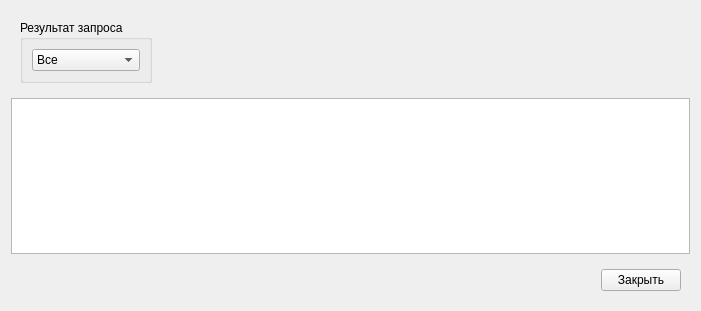
<?xml version="1.0" encoding="UTF-8"?>
<ui version="4.0">
 <class>Form</class>
 <widget class="QWidget" name="Form">
  <property name="geometry">
   <rect>
    <x>0</x>
    <y>0</y>
    <width>701</width>
    <height>311</height>
   </rect>
  </property>
  <property name="windowTitle">
   <string>Form</string>
  </property>
  <layout class="QVBoxLayout" name="verticalLayout_2">
   <item>
    <widget class="QWidget" name="widget_2" native="true">
     <layout class="QHBoxLayout" name="horizontalLayout_2">
      <item>
       <widget class="QGroupBox" name="groupBox">
        <property name="title">
         <string>Результат запроса</string>
        </property>
        <layout class="QVBoxLayout" name="verticalLayout">
         <item>
          <widget class="QComboBox" name="cb_request_result_type2">
           <item>
            <property name="text">
             <string>Все</string>
            </property>
           </item>
           <item>
            <property name="text">
             <string>Успешно</string>
            </property>
           </item>
           <item>
            <property name="text">
             <string>С ошибкой</string>
            </property>
           </item>
          </widget>
         </item>
        </layout>
       </widget>
      </item>
      <item>
       <spacer name="horizontalSpacer_2">
        <property name="orientation">
         <enum>Qt::Horizontal</enum>
        </property>
        <property name="sizeHint" stdset="0">
         <size>
          <width>40</width>
          <height>20</height>
         </size>
        </property>
       </spacer>
      </item>
     </layout>
    </widget>
   </item>
   <item>
    <widget class="QTableView" name="tv_table"/>
   </item>
   <item>
    <widget class="QWidget" name="widget" native="true">
     <layout class="QHBoxLayout" name="horizontalLayout">
      <item>
       <spacer name="horizontalSpacer">
        <property name="orientation">
         <enum>Qt::Horizontal</enum>
        </property>
        <property name="sizeHint" stdset="0">
         <size>
          <width>40</width>
          <height>20</height>
         </size>
        </property>
       </spacer>
      </item>
      <item>
       <widget class="QPushButton" name="pushButton">
        <property name="text">
         <string>Закрыть</string>
        </property>
       </widget>
      </item>
     </layout>
    </widget>
   </item>
  </layout>
 </widget>
 <resources/>
 <connections>
  <connection>
   <sender>pushButton</sender>
   <signal>clicked()</signal>
   <receiver>Form</receiver>
   <slot>close()</slot>
   <hints>
    <hint type="sourcelabel">
     <x>642</x>
     <y>281</y>
    </hint>
    <hint type="destinationlabel">
     <x>350</x>
     <y>155</y>
    </hint>
   </hints>
  </connection>
 </connections>
</ui>
